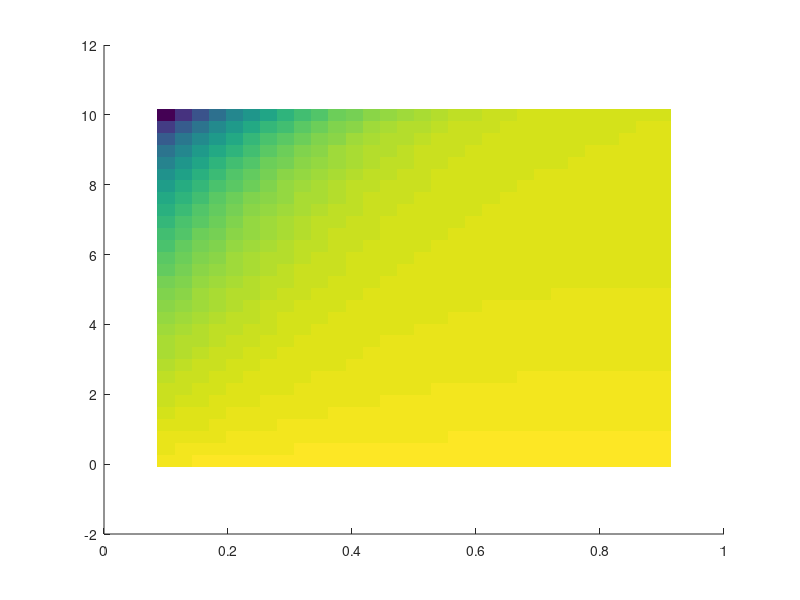

Reproduce this figure in MATLAB. (Note: this script raises an error after producing the figure.)
% Make supplementary figure 8, showing the critical slope as a function of
% F and dT for C = 0.1.
%
% 14/04/23, ATB (aleey@bas.ac.uk)
%
%
addpath('functions/')
figure(1); clf; hold on
data = load('data-for-figures/figure4b_data.mat');

p = imagesc(data.F,data.dT, data.critical_slope);

%contourf(data.F, data.dT, data.critical_slope,20 , 'linestyle', 'none');
ax = gca;
ax.CLim =[-5,5];
set(ax, 'YDir', 'normal');

c = colorbar;
c.Label.String = '$S_c$';
c.Label.Interpreter = 'latex';
c.Label.FontSize = 14;


xlim([0.1,0.9])
ylim([0.1, 10]);
set(gca, 'YScale', 'log')
box on
colormap(cmocean('delta'))
ax.FontSize = 12;
ax.XLabel.String = '$F$';
ax.XLabel.Interpreter = 'latex';
ax.YLabel.String = '$M$';
ax.YLabel.Interpreter = 'latex';
ax.XLabel.FontSize = 14;
ax.YLabel.FontSize = 14;
